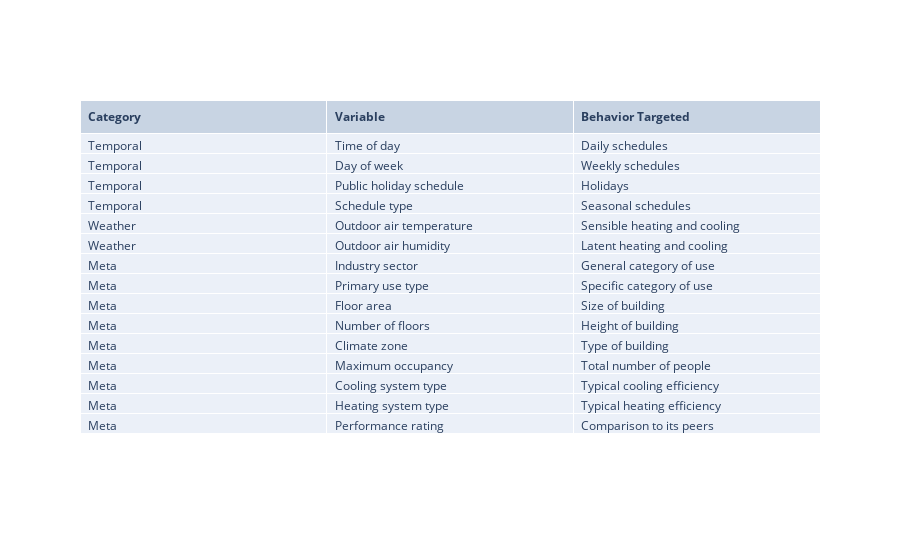

The cell this chart's notebook holds for it:
### Code cell
category = pd.Series(["Temporal","Temporal","Temporal","Temporal","Weather","Weather","Meta","Meta","Meta","Meta","Meta","Meta","Meta","Meta","Meta"], name="Category")
variable = pd.Series(["Time of day", "Day of week", "Public holiday schedule", "Schedule type", "Outdoor air temperature", "Outdoor air humidity", "Industry sector", "Primary use type", "Floor area", "Number of floors", "Climate zone", "Maximum occupancy", "Cooling system type", "Heating system type", "Performance rating"], name="Variable")
behavior_targeted = pd.Series(["Daily schedules", "Weekly schedules", "Holidays", "Seasonal schedules", "Sensible heating and cooling", "Latent heating and cooling", "General category of use","Specific category of use","Size of building", "Height of building", "Type of building", "Total number of people","Typical cooling efficiency", "Typical heating efficiency", "Comparison to its peers"], name="Behavior Targeted")
input_features = pd.DataFrame(data=[category, variable, behavior_targeted],dtype=str)
input_features = input_features.T

variables_table = go.Figure(data=[go.Table(
    header=dict(values=["<b>{}</b>".format(x) for x in ["Category", "Variable","Behavior Targeted"]],
                #fill_color='paleturquoise',
                align='left'),
    cells=dict(values=[input_features["Category"], input_features["Variable"], input_features["Behavior Targeted"]],
               #fill_color='lavender',
               align='left'))
])
variables_table.show()

### Figure 1 — Plotly figure (JSON) as saved in the notebook; plotly's stock layout.template omitted (floating-point values rounded to 4 significant figures)
{"data": [{"cells": {"align": "left", "values": [["Temporal", "Temporal", "Temporal", "Temporal", "Weather", "Weather", "Meta", "Meta", "Meta", "Meta", "Meta", "Meta", "Meta", "Meta", "Meta"], ["Time of day", "Day of week", "Public holiday schedule", "Schedule type", "Outdoor air temperature", "Outdoor air humidity", "Industry sector", "Primary use type", "Floor area", "Number of floors", "Climate zone", "Maximum occupancy", "Cooling system type", "Heating system type", "Performance rating"], ["Daily schedules", "Weekly schedules", "Holidays", "Seasonal schedules", "Sensible heating and cooling", "Latent heating and cooling", "General category of use", "Specific category of use", "Size of building", "Height of building", "Type of building", "Total number of people", "Typical cooling efficiency", "Typical heating efficiency", "Comparison to its peers"]]}, "header": {"align": "left", "values": ["<b>Category</b>", "<b>Variable</b>", "<b>Behavior Targeted</b>"]}, "type": "table"}], "layout": {}}
